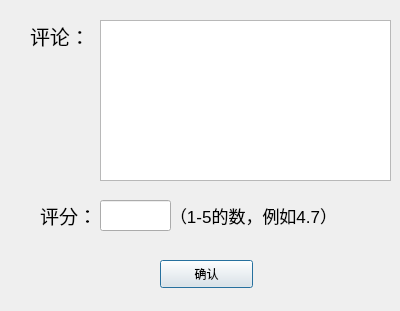
<?xml version="1.0" encoding="UTF-8"?>
<ui version="4.0">
 <class>Dlg_newComment</class>
 <widget class="QDialog" name="Dlg_newComment">
  <property name="geometry">
   <rect>
    <x>0</x>
    <y>0</y>
    <width>400</width>
    <height>311</height>
   </rect>
  </property>
  <property name="windowTitle">
   <string>评论</string>
  </property>
  <widget class="QLabel" name="label">
   <property name="geometry">
    <rect>
     <x>30</x>
     <y>20</y>
     <width>61</width>
     <height>31</height>
    </rect>
   </property>
   <property name="font">
    <font>
     <pointsize>15</pointsize>
    </font>
   </property>
   <property name="text">
    <string>评论：</string>
   </property>
  </widget>
  <widget class="QTextBrowser" name="textBrowser">
   <property name="geometry">
    <rect>
     <x>100</x>
     <y>20</y>
     <width>291</width>
     <height>161</height>
    </rect>
   </property>
  </widget>
  <widget class="QLabel" name="label_2">
   <property name="geometry">
    <rect>
     <x>40</x>
     <y>200</y>
     <width>61</width>
     <height>31</height>
    </rect>
   </property>
   <property name="font">
    <font>
     <pointsize>14</pointsize>
    </font>
   </property>
   <property name="text">
    <string>评分：</string>
   </property>
  </widget>
  <widget class="QLineEdit" name="lineEdit">
   <property name="geometry">
    <rect>
     <x>100</x>
     <y>200</y>
     <width>71</width>
     <height>31</height>
    </rect>
   </property>
  </widget>
  <widget class="QLabel" name="label_3">
   <property name="geometry">
    <rect>
     <x>170</x>
     <y>200</y>
     <width>211</width>
     <height>31</height>
    </rect>
   </property>
   <property name="font">
    <font>
     <pointsize>13</pointsize>
    </font>
   </property>
   <property name="text">
    <string>（1-5的数，例如4.7）</string>
   </property>
  </widget>
  <widget class="QPushButton" name="pushButton">
   <property name="geometry">
    <rect>
     <x>160</x>
     <y>260</y>
     <width>93</width>
     <height>28</height>
    </rect>
   </property>
   <property name="text">
    <string>确认</string>
   </property>
  </widget>
 </widget>
 <resources/>
 <connections/>
</ui>
